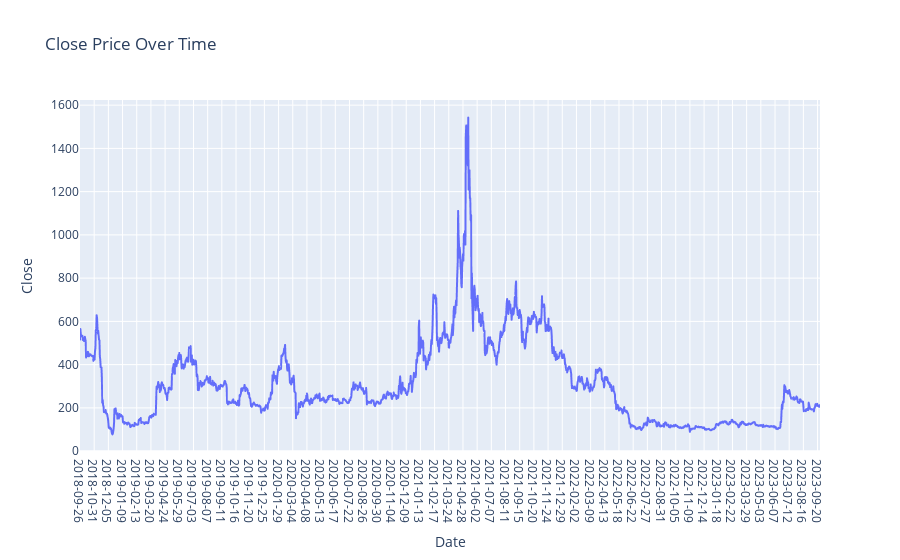

This figure's notebook cell:
### Markdown cell above
## iv) Graph for Close Column Values

### Code cell
plt.figure(figsize=(14, 6))
fig = px.line(BCH.Close,x=BCH.Date, y='Close', labels={'x': 'Date', 'y': 'Price'}, title='Close Price Over Time')
fig.update_xaxes(type='category')  # Ensure the x-axis treats the index as categorical (date)
fig.show()

### Figure 1 — Plotly figure (JSON) as saved in the notebook; plotly's stock layout.template omitted (floating-point values rounded to 4 significant figures; data arrays with more than 128 entries replaced by an {"elided": "..."} marker saying what was removed)
{"data": [{"hovertemplate": "Date=%{x}<br>Close=%{y}<extra></extra>", "legendgroup": "", "line": {"color": "#636efa", "dash": "solid"}, "marker": {"symbol": "circle"}, "mode": "lines", "name": "", "showlegend": false, "type": "scattergl", "x": {"elided": "1827 str values"}, "xaxis": "x", "y": {"elided": "1827 float values"}, "yaxis": "y"}], "layout": {"legend": {"tracegroupgap": 0}, "title": {"text": "Close Price Over Time"}, "xaxis": {"anchor": "y", "domain": [0, 1], "title": {"text": "Date"}, "type": "category"}, "yaxis": {"anchor": "x", "domain": [0, 1], "title": {"text": "Close"}}}}
